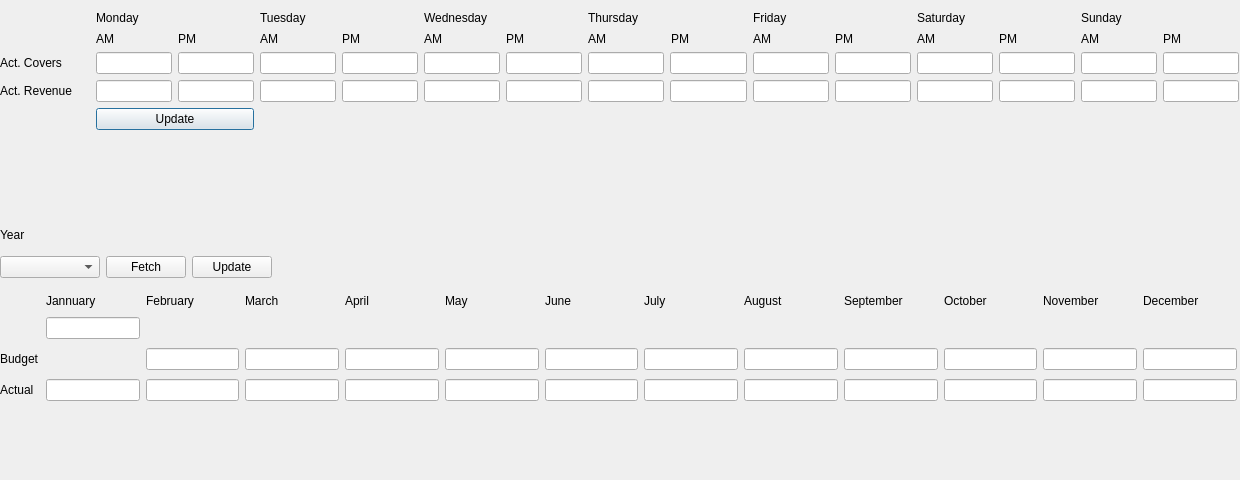
<?xml version="1.0" encoding="UTF-8"?>
<ui version="4.0">
 <class>Dialog</class>
 <widget class="QDialog" name="Dialog">
  <property name="geometry">
   <rect>
    <x>0</x>
    <y>0</y>
    <width>1240</width>
    <height>480</height>
   </rect>
  </property>
  <property name="windowTitle">
   <string>Dialog</string>
  </property>
  <widget class="QWidget" name="layoutWidget">
   <property name="geometry">
    <rect>
     <x>0</x>
     <y>10</y>
     <width>1239</width>
     <height>159</height>
    </rect>
   </property>
   <layout class="QGridLayout" name="gridLayout_7">
    <property name="sizeConstraint">
     <enum>QLayout::SetMinAndMaxSize</enum>
    </property>
    <item row="4" column="7">
     <layout class="QHBoxLayout" name="horizontalLayout_2">
      <item>
       <widget class="QLineEdit" name="dailyActualsSunAMRevenueBox"/>
      </item>
      <item>
       <widget class="QLineEdit" name="dailyActualsSunPMRevenueBox"/>
      </item>
     </layout>
    </item>
    <item row="3" column="3">
     <layout class="QHBoxLayout" name="horizontalLayout_13">
      <item>
       <widget class="QLineEdit" name="dailyActualsWedAMCoversBox"/>
      </item>
      <item>
       <widget class="QLineEdit" name="dailyActualsWedPMCoversBox"/>
      </item>
     </layout>
    </item>
    <item row="0" column="4">
     <widget class="QLabel" name="dailyActualsThurlbl">
      <property name="sizePolicy">
       <sizepolicy hsizetype="Preferred" vsizetype="Fixed">
        <horstretch>0</horstretch>
        <verstretch>0</verstretch>
       </sizepolicy>
      </property>
      <property name="maximumSize">
       <size>
        <width>16777215</width>
        <height>15</height>
       </size>
      </property>
      <property name="text">
       <string>Thursday</string>
      </property>
     </widget>
    </item>
    <item row="4" column="0">
     <widget class="QLabel" name="dailyActualsActRevlbl">
      <property name="minimumSize">
       <size>
        <width>90</width>
        <height>0</height>
       </size>
      </property>
      <property name="text">
       <string>Act. Revenue</string>
      </property>
      <property name="wordWrap">
       <bool>true</bool>
      </property>
     </widget>
    </item>
    <item row="3" column="1">
     <layout class="QHBoxLayout" name="horizontalLayout_17">
      <item>
       <widget class="QLineEdit" name="dailyActualsMonAMCoversBox"/>
      </item>
      <item>
       <widget class="QLineEdit" name="dailyActualsMonPMCoversBox">
        <property name="text">
         <string/>
        </property>
       </widget>
      </item>
     </layout>
    </item>
    <item row="0" column="7">
     <widget class="QLabel" name="dailyActualsSunlbl">
      <property name="sizePolicy">
       <sizepolicy hsizetype="Preferred" vsizetype="Fixed">
        <horstretch>0</horstretch>
        <verstretch>0</verstretch>
       </sizepolicy>
      </property>
      <property name="maximumSize">
       <size>
        <width>16777215</width>
        <height>15</height>
       </size>
      </property>
      <property name="text">
       <string>Sunday</string>
      </property>
     </widget>
    </item>
    <item row="4" column="6">
     <layout class="QHBoxLayout" name="horizontalLayout_7">
      <item>
       <widget class="QLineEdit" name="dailyActualsSatAMRevenueBox"/>
      </item>
      <item>
       <widget class="QLineEdit" name="dailyActualsSatPMRevenueBox"/>
      </item>
     </layout>
    </item>
    <item row="3" column="0">
     <widget class="QLabel" name="dailyActualsActCoverslbl">
      <property name="minimumSize">
       <size>
        <width>90</width>
        <height>0</height>
       </size>
      </property>
      <property name="text">
       <string>Act. Covers</string>
      </property>
      <property name="wordWrap">
       <bool>true</bool>
      </property>
     </widget>
    </item>
    <item row="3" column="2">
     <layout class="QHBoxLayout" name="horizontalLayout_15">
      <item>
       <widget class="QLineEdit" name="dailyActualsTueAMCoversBox"/>
      </item>
      <item>
       <widget class="QLineEdit" name="dailyActualsTuePMCoversBox"/>
      </item>
     </layout>
    </item>
    <item row="0" column="1">
     <widget class="QLabel" name="dailyActualsMonlbl">
      <property name="sizePolicy">
       <sizepolicy hsizetype="Preferred" vsizetype="Fixed">
        <horstretch>0</horstretch>
        <verstretch>0</verstretch>
       </sizepolicy>
      </property>
      <property name="maximumSize">
       <size>
        <width>16777215</width>
        <height>15</height>
       </size>
      </property>
      <property name="text">
       <string>Monday</string>
      </property>
     </widget>
    </item>
    <item row="2" column="3">
     <layout class="QHBoxLayout" name="horizontalLayout_27">
      <item>
       <widget class="QLabel" name="dailyActualsWedAMlbl">
        <property name="sizePolicy">
         <sizepolicy hsizetype="Preferred" vsizetype="Fixed">
          <horstretch>0</horstretch>
          <verstretch>0</verstretch>
         </sizepolicy>
        </property>
        <property name="maximumSize">
         <size>
          <width>16777215</width>
          <height>15</height>
         </size>
        </property>
        <property name="text">
         <string>AM</string>
        </property>
       </widget>
      </item>
      <item>
       <widget class="QLabel" name="dailyActualsWedPMlbl">
        <property name="sizePolicy">
         <sizepolicy hsizetype="Preferred" vsizetype="Fixed">
          <horstretch>0</horstretch>
          <verstretch>0</verstretch>
         </sizepolicy>
        </property>
        <property name="maximumSize">
         <size>
          <width>16777215</width>
          <height>15</height>
         </size>
        </property>
        <property name="text">
         <string>PM</string>
        </property>
       </widget>
      </item>
     </layout>
    </item>
    <item row="4" column="1">
     <layout class="QHBoxLayout" name="horizontalLayout_18">
      <item>
       <widget class="QLineEdit" name="dailyActualsMonAMRevenueBox"/>
      </item>
      <item>
       <widget class="QLineEdit" name="dailyActualsMonPMRevenueBox"/>
      </item>
     </layout>
    </item>
    <item row="0" column="2">
     <widget class="QLabel" name="dailyActualsTuelbl">
      <property name="sizePolicy">
       <sizepolicy hsizetype="Preferred" vsizetype="Fixed">
        <horstretch>0</horstretch>
        <verstretch>0</verstretch>
       </sizepolicy>
      </property>
      <property name="maximumSize">
       <size>
        <width>16777215</width>
        <height>15</height>
       </size>
      </property>
      <property name="text">
       <string>Tuesday</string>
      </property>
     </widget>
    </item>
    <item row="2" column="1">
     <layout class="QHBoxLayout" name="horizontalLayout_29">
      <property name="spacing">
       <number>6</number>
      </property>
      <property name="sizeConstraint">
       <enum>QLayout::SetMaximumSize</enum>
      </property>
      <item>
       <widget class="QLabel" name="dailyActualsMonAMlbl">
        <property name="sizePolicy">
         <sizepolicy hsizetype="Preferred" vsizetype="Fixed">
          <horstretch>0</horstretch>
          <verstretch>0</verstretch>
         </sizepolicy>
        </property>
        <property name="maximumSize">
         <size>
          <width>16777215</width>
          <height>15</height>
         </size>
        </property>
        <property name="text">
         <string>AM</string>
        </property>
       </widget>
      </item>
      <item>
       <widget class="QLabel" name="dailyActualsMonPMlbl">
        <property name="sizePolicy">
         <sizepolicy hsizetype="Preferred" vsizetype="Fixed">
          <horstretch>0</horstretch>
          <verstretch>0</verstretch>
         </sizepolicy>
        </property>
        <property name="maximumSize">
         <size>
          <width>16777215</width>
          <height>15</height>
         </size>
        </property>
        <property name="text">
         <string>PM</string>
        </property>
       </widget>
      </item>
     </layout>
    </item>
    <item row="4" column="3">
     <layout class="QHBoxLayout" name="horizontalLayout_14">
      <item>
       <widget class="QLineEdit" name="dailyActualsWedAMRevenueBox"/>
      </item>
      <item>
       <widget class="QLineEdit" name="dailyActualsWedPMRevenueBox"/>
      </item>
     </layout>
    </item>
    <item row="0" column="6">
     <widget class="QLabel" name="dailyActualsSatlbl">
      <property name="sizePolicy">
       <sizepolicy hsizetype="Preferred" vsizetype="Fixed">
        <horstretch>0</horstretch>
        <verstretch>0</verstretch>
       </sizepolicy>
      </property>
      <property name="maximumSize">
       <size>
        <width>16777215</width>
        <height>15</height>
       </size>
      </property>
      <property name="text">
       <string>Saturday</string>
      </property>
     </widget>
    </item>
    <item row="2" column="6">
     <layout class="QHBoxLayout" name="horizontalLayout_24">
      <item>
       <widget class="QLabel" name="dailyActualsSatAMlbl">
        <property name="sizePolicy">
         <sizepolicy hsizetype="Preferred" vsizetype="Fixed">
          <horstretch>0</horstretch>
          <verstretch>0</verstretch>
         </sizepolicy>
        </property>
        <property name="maximumSize">
         <size>
          <width>16777215</width>
          <height>15</height>
         </size>
        </property>
        <property name="text">
         <string>AM</string>
        </property>
       </widget>
      </item>
      <item>
       <widget class="QLabel" name="dailyActualsSatPMlbl">
        <property name="sizePolicy">
         <sizepolicy hsizetype="Preferred" vsizetype="Fixed">
          <horstretch>0</horstretch>
          <verstretch>0</verstretch>
         </sizepolicy>
        </property>
        <property name="maximumSize">
         <size>
          <width>16777215</width>
          <height>15</height>
         </size>
        </property>
        <property name="text">
         <string>PM</string>
        </property>
       </widget>
      </item>
     </layout>
    </item>
    <item row="2" column="4">
     <layout class="QHBoxLayout" name="horizontalLayout_26">
      <item>
       <widget class="QLabel" name="dailyActualsThurAMlbl">
        <property name="sizePolicy">
         <sizepolicy hsizetype="Preferred" vsizetype="Fixed">
          <horstretch>0</horstretch>
          <verstretch>0</verstretch>
         </sizepolicy>
        </property>
        <property name="maximumSize">
         <size>
          <width>16777215</width>
          <height>15</height>
         </size>
        </property>
        <property name="text">
         <string>AM</string>
        </property>
       </widget>
      </item>
      <item>
       <widget class="QLabel" name="dailyActualsThurPMlbl">
        <property name="sizePolicy">
         <sizepolicy hsizetype="Preferred" vsizetype="Fixed">
          <horstretch>0</horstretch>
          <verstretch>0</verstretch>
         </sizepolicy>
        </property>
        <property name="maximumSize">
         <size>
          <width>16777215</width>
          <height>15</height>
         </size>
        </property>
        <property name="text">
         <string>PM</string>
        </property>
       </widget>
      </item>
     </layout>
    </item>
    <item row="3" column="4">
     <layout class="QHBoxLayout" name="horizontalLayout_11">
      <item>
       <widget class="QLineEdit" name="dailyActualsThurAMCoversBox"/>
      </item>
      <item>
       <widget class="QLineEdit" name="dailyActualsThurPMCoversBox"/>
      </item>
     </layout>
    </item>
    <item row="3" column="5">
     <layout class="QHBoxLayout" name="horizontalLayout_10">
      <item>
       <widget class="QLineEdit" name="dailyActualsFriAMCoversBox"/>
      </item>
      <item>
       <widget class="QLineEdit" name="dailyActualsFriPMCoversBox"/>
      </item>
     </layout>
    </item>
    <item row="4" column="4">
     <layout class="QHBoxLayout" name="horizontalLayout_12">
      <item>
       <widget class="QLineEdit" name="dailyActualsThurAMRevenueBox"/>
      </item>
      <item>
       <widget class="QLineEdit" name="dailyActualsThurPMRevenueBox"/>
      </item>
     </layout>
    </item>
    <item row="2" column="2">
     <layout class="QHBoxLayout" name="horizontalLayout_28">
      <item>
       <widget class="QLabel" name="dailyActualsTueAMlbl">
        <property name="sizePolicy">
         <sizepolicy hsizetype="Preferred" vsizetype="Fixed">
          <horstretch>0</horstretch>
          <verstretch>0</verstretch>
         </sizepolicy>
        </property>
        <property name="maximumSize">
         <size>
          <width>16777215</width>
          <height>15</height>
         </size>
        </property>
        <property name="text">
         <string>AM</string>
        </property>
       </widget>
      </item>
      <item>
       <widget class="QLabel" name="dailyActualsTuePMlbl">
        <property name="sizePolicy">
         <sizepolicy hsizetype="Preferred" vsizetype="Fixed">
          <horstretch>0</horstretch>
          <verstretch>0</verstretch>
         </sizepolicy>
        </property>
        <property name="maximumSize">
         <size>
          <width>16777215</width>
          <height>15</height>
         </size>
        </property>
        <property name="text">
         <string>PM</string>
        </property>
       </widget>
      </item>
     </layout>
    </item>
    <item row="0" column="5">
     <widget class="QLabel" name="dailyActualsFriLbl">
      <property name="sizePolicy">
       <sizepolicy hsizetype="Preferred" vsizetype="Fixed">
        <horstretch>0</horstretch>
        <verstretch>0</verstretch>
       </sizepolicy>
      </property>
      <property name="maximumSize">
       <size>
        <width>16777215</width>
        <height>15</height>
       </size>
      </property>
      <property name="text">
       <string>Friday</string>
      </property>
     </widget>
    </item>
    <item row="2" column="5">
     <layout class="QHBoxLayout" name="horizontalLayout_25">
      <item>
       <widget class="QLabel" name="dailyActualsFriAMlbl">
        <property name="sizePolicy">
         <sizepolicy hsizetype="Preferred" vsizetype="Fixed">
          <horstretch>0</horstretch>
          <verstretch>0</verstretch>
         </sizepolicy>
        </property>
        <property name="maximumSize">
         <size>
          <width>16777215</width>
          <height>15</height>
         </size>
        </property>
        <property name="text">
         <string>AM</string>
        </property>
       </widget>
      </item>
      <item>
       <widget class="QLabel" name="dailyActualsFriPMlbl">
        <property name="sizePolicy">
         <sizepolicy hsizetype="Preferred" vsizetype="Fixed">
          <horstretch>0</horstretch>
          <verstretch>0</verstretch>
         </sizepolicy>
        </property>
        <property name="maximumSize">
         <size>
          <width>16777215</width>
          <height>15</height>
         </size>
        </property>
        <property name="text">
         <string>PM</string>
        </property>
       </widget>
      </item>
     </layout>
    </item>
    <item row="4" column="5">
     <layout class="QHBoxLayout" name="horizontalLayout_9">
      <item>
       <widget class="QLineEdit" name="dailyActualsFriAMRevenueBox"/>
      </item>
      <item>
       <widget class="QLineEdit" name="dailyActualsFriPMRevenueBox"/>
      </item>
     </layout>
    </item>
    <item row="3" column="7">
     <layout class="QHBoxLayout" name="horizontalLayout">
      <item>
       <widget class="QLineEdit" name="dailyActualsSunAMCoversBox"/>
      </item>
      <item>
       <widget class="QLineEdit" name="dailyActualsSunPMCoversBox"/>
      </item>
     </layout>
    </item>
    <item row="0" column="3">
     <widget class="QLabel" name="dailyActualsWedlbl">
      <property name="sizePolicy">
       <sizepolicy hsizetype="Preferred" vsizetype="Fixed">
        <horstretch>0</horstretch>
        <verstretch>0</verstretch>
       </sizepolicy>
      </property>
      <property name="maximumSize">
       <size>
        <width>16777215</width>
        <height>15</height>
       </size>
      </property>
      <property name="text">
       <string>Wednesday</string>
      </property>
     </widget>
    </item>
    <item row="3" column="6">
     <layout class="QHBoxLayout" name="horizontalLayout_4">
      <item>
       <widget class="QLineEdit" name="dailyActualsSatAMCoversBox"/>
      </item>
      <item>
       <widget class="QLineEdit" name="dailyActualsSatPMCoversBox"/>
      </item>
     </layout>
    </item>
    <item row="4" column="2">
     <layout class="QHBoxLayout" name="horizontalLayout_16">
      <item>
       <widget class="QLineEdit" name="dailyActualsTueAMRevenueBox"/>
      </item>
      <item>
       <widget class="QLineEdit" name="dailyActualsTuePMRevenueBox"/>
      </item>
     </layout>
    </item>
    <item row="5" column="1">
     <widget class="QPushButton" name="dailyActualsUpdateBUT">
      <property name="text">
       <string>Update</string>
      </property>
     </widget>
    </item>
    <item row="2" column="7">
     <layout class="QHBoxLayout" name="horizontalLayout_5">
      <item>
       <widget class="QLabel" name="dailyActualsSunAMlbl">
        <property name="sizePolicy">
         <sizepolicy hsizetype="Preferred" vsizetype="Fixed">
          <horstretch>0</horstretch>
          <verstretch>0</verstretch>
         </sizepolicy>
        </property>
        <property name="maximumSize">
         <size>
          <width>16777215</width>
          <height>15</height>
         </size>
        </property>
        <property name="text">
         <string>AM</string>
        </property>
       </widget>
      </item>
      <item>
       <widget class="QLabel" name="dailyActualsSunPMlbl">
        <property name="sizePolicy">
         <sizepolicy hsizetype="Preferred" vsizetype="Fixed">
          <horstretch>0</horstretch>
          <verstretch>0</verstretch>
         </sizepolicy>
        </property>
        <property name="maximumSize">
         <size>
          <width>16777215</width>
          <height>15</height>
         </size>
        </property>
        <property name="text">
         <string>PM</string>
        </property>
       </widget>
      </item>
     </layout>
    </item>
   </layout>
  </widget>
  <widget class="QWidget" name="layoutWidget_2">
   <property name="geometry">
    <rect>
     <x>0</x>
     <y>290</y>
     <width>1237</width>
     <height>116</height>
    </rect>
   </property>
   <layout class="QGridLayout" name="gridLayout_8">
    <item row="2" column="6">
     <widget class="QLineEdit" name="monthlyBudgetBudgetJuneBox">
      <property name="minimumSize">
       <size>
        <width>70</width>
        <height>0</height>
       </size>
      </property>
     </widget>
    </item>
    <item row="2" column="9">
     <widget class="QLineEdit" name="monthlyBudgetBudgetSpetBox">
      <property name="minimumSize">
       <size>
        <width>70</width>
        <height>0</height>
       </size>
      </property>
     </widget>
    </item>
    <item row="0" column="2">
     <widget class="QLabel" name="monthlyBudgetFeblbl">
      <property name="sizePolicy">
       <sizepolicy hsizetype="Preferred" vsizetype="Fixed">
        <horstretch>0</horstretch>
        <verstretch>0</verstretch>
       </sizepolicy>
      </property>
      <property name="maximumSize">
       <size>
        <width>16777215</width>
        <height>15</height>
       </size>
      </property>
      <property name="text">
       <string>February</string>
      </property>
     </widget>
    </item>
    <item row="0" column="12">
     <widget class="QLabel" name="monthlyBudgetDeclbl">
      <property name="sizePolicy">
       <sizepolicy hsizetype="Preferred" vsizetype="Fixed">
        <horstretch>0</horstretch>
        <verstretch>0</verstretch>
       </sizepolicy>
      </property>
      <property name="maximumSize">
       <size>
        <width>16777215</width>
        <height>15</height>
       </size>
      </property>
      <property name="text">
       <string>December</string>
      </property>
     </widget>
    </item>
    <item row="2" column="11">
     <widget class="QLineEdit" name="monthlyBudgetBudgetNovemberBox">
      <property name="minimumSize">
       <size>
        <width>70</width>
        <height>0</height>
       </size>
      </property>
     </widget>
    </item>
    <item row="3" column="11">
     <widget class="QLineEdit" name="November"/>
    </item>
    <item row="0" column="1">
     <widget class="QLabel" name="monthlyBudgetJanlbl">
      <property name="sizePolicy">
       <sizepolicy hsizetype="Preferred" vsizetype="Fixed">
        <horstretch>0</horstretch>
        <verstretch>0</verstretch>
       </sizepolicy>
      </property>
      <property name="maximumSize">
       <size>
        <width>16777215</width>
        <height>15</height>
       </size>
      </property>
      <property name="text">
       <string>Jannuary</string>
      </property>
     </widget>
    </item>
    <item row="2" column="5">
     <widget class="QLineEdit" name="monthlyBudgetBudgetMayBox">
      <property name="minimumSize">
       <size>
        <width>70</width>
        <height>0</height>
       </size>
      </property>
     </widget>
    </item>
    <item row="2" column="12">
     <widget class="QLineEdit" name="monthlyBudgetBudgetDecemberBox">
      <property name="minimumSize">
       <size>
        <width>70</width>
        <height>0</height>
       </size>
      </property>
     </widget>
    </item>
    <item row="3" column="12">
     <widget class="QLineEdit" name="monthlyBudgetActualDecBox"/>
    </item>
    <item row="3" column="8">
     <widget class="QLineEdit" name="monthlyBudgetActualAugustBox"/>
    </item>
    <item row="3" column="4">
     <widget class="QLineEdit" name="monthlyBudgetActualAprilBox"/>
    </item>
    <item row="3" column="7">
     <widget class="QLineEdit" name="monthlyBudgetActualJulyBox"/>
    </item>
    <item row="2" column="7">
     <widget class="QLineEdit" name="monthlyBudgetBudgetJulyBox">
      <property name="minimumSize">
       <size>
        <width>70</width>
        <height>0</height>
       </size>
      </property>
     </widget>
    </item>
    <item row="3" column="9">
     <widget class="QLineEdit" name="monthlyBudgetActualSeptBox"/>
    </item>
    <item row="2" column="3">
     <widget class="QLineEdit" name="monthlyBudgetBudgetMarchBox">
      <property name="minimumSize">
       <size>
        <width>70</width>
        <height>0</height>
       </size>
      </property>
     </widget>
    </item>
    <item row="3" column="10">
     <widget class="QLineEdit" name="monthlyBudgetActualOctoberBox"/>
    </item>
    <item row="0" column="5">
     <widget class="QLabel" name="monthlyBudgetMaylbl">
      <property name="sizePolicy">
       <sizepolicy hsizetype="Preferred" vsizetype="Fixed">
        <horstretch>0</horstretch>
        <verstretch>0</verstretch>
       </sizepolicy>
      </property>
      <property name="maximumSize">
       <size>
        <width>16777215</width>
        <height>15</height>
       </size>
      </property>
      <property name="text">
       <string>May</string>
      </property>
     </widget>
    </item>
    <item row="0" column="7">
     <widget class="QLabel" name="monthlyBudgetJullbl">
      <property name="sizePolicy">
       <sizepolicy hsizetype="Preferred" vsizetype="Fixed">
        <horstretch>0</horstretch>
        <verstretch>0</verstretch>
       </sizepolicy>
      </property>
      <property name="maximumSize">
       <size>
        <width>16777215</width>
        <height>15</height>
       </size>
      </property>
      <property name="text">
       <string>July</string>
      </property>
     </widget>
    </item>
    <item row="2" column="10">
     <widget class="QLineEdit" name="monthlyBudgetBudgetOctoberBox">
      <property name="minimumSize">
       <size>
        <width>70</width>
        <height>0</height>
       </size>
      </property>
     </widget>
    </item>
    <item row="0" column="9">
     <widget class="QLabel" name="monthlyBudgetSeplbl">
      <property name="sizePolicy">
       <sizepolicy hsizetype="Preferred" vsizetype="Fixed">
        <horstretch>0</horstretch>
        <verstretch>0</verstretch>
       </sizepolicy>
      </property>
      <property name="maximumSize">
       <size>
        <width>16777215</width>
        <height>15</height>
       </size>
      </property>
      <property name="text">
       <string>September</string>
      </property>
     </widget>
    </item>
    <item row="3" column="6">
     <widget class="QLineEdit" name="monthlyBudgetActualJuneBox"/>
    </item>
    <item row="0" column="10">
     <widget class="QLabel" name="monthlyBudgetOctlbl">
      <property name="sizePolicy">
       <sizepolicy hsizetype="Preferred" vsizetype="Fixed">
        <horstretch>0</horstretch>
        <verstretch>0</verstretch>
       </sizepolicy>
      </property>
      <property name="maximumSize">
       <size>
        <width>16777215</width>
        <height>15</height>
       </size>
      </property>
      <property name="text">
       <string>October</string>
      </property>
     </widget>
    </item>
    <item row="0" column="3">
     <widget class="QLabel" name="monthlyBudgetMarchlbl">
      <property name="sizePolicy">
       <sizepolicy hsizetype="Preferred" vsizetype="Fixed">
        <horstretch>0</horstretch>
        <verstretch>0</verstretch>
       </sizepolicy>
      </property>
      <property name="maximumSize">
       <size>
        <width>16777215</width>
        <height>15</height>
       </size>
      </property>
      <property name="text">
       <string>March</string>
      </property>
     </widget>
    </item>
    <item row="2" column="0">
     <widget class="QLabel" name="monthlyBudgetBudgetlbl">
      <property name="text">
       <string>Budget</string>
      </property>
     </widget>
    </item>
    <item row="3" column="3">
     <widget class="QLineEdit" name="monthlyBudgetActualMarchBox"/>
    </item>
    <item row="2" column="4">
     <widget class="QLineEdit" name="monthlyBudgetBudgetAprilBox">
      <property name="minimumSize">
       <size>
        <width>70</width>
        <height>0</height>
       </size>
      </property>
     </widget>
    </item>
    <item row="0" column="4">
     <widget class="QLabel" name="monthlyBudgetAprillbl">
      <property name="sizePolicy">
       <sizepolicy hsizetype="Preferred" vsizetype="Fixed">
        <horstretch>0</horstretch>
        <verstretch>0</verstretch>
       </sizepolicy>
      </property>
      <property name="maximumSize">
       <size>
        <width>16777215</width>
        <height>15</height>
       </size>
      </property>
      <property name="text">
       <string>April</string>
      </property>
     </widget>
    </item>
    <item row="3" column="1">
     <widget class="QLineEdit" name="monthlyBudgetActualJanuaryBox"/>
    </item>
    <item row="0" column="6">
     <widget class="QLabel" name="monthlyBudgetJunlbl">
      <property name="sizePolicy">
       <sizepolicy hsizetype="Preferred" vsizetype="Fixed">
        <horstretch>0</horstretch>
        <verstretch>0</verstretch>
       </sizepolicy>
      </property>
      <property name="maximumSize">
       <size>
        <width>16777215</width>
        <height>15</height>
       </size>
      </property>
      <property name="text">
       <string>June</string>
      </property>
     </widget>
    </item>
    <item row="3" column="5">
     <widget class="QLineEdit" name="monthlyBudgetActualMayBox"/>
    </item>
    <item row="3" column="0">
     <widget class="QLabel" name="monthlyBudgetActuallbl">
      <property name="text">
       <string>Actual</string>
      </property>
     </widget>
    </item>
    <item row="2" column="2">
     <widget class="QLineEdit" name="monthlyBudgetBudgetFebBox">
      <property name="minimumSize">
       <size>
        <width>70</width>
        <height>0</height>
       </size>
      </property>
     </widget>
    </item>
    <item row="0" column="11">
     <widget class="QLabel" name="monthlyBudgetNovlbl">
      <property name="sizePolicy">
       <sizepolicy hsizetype="Preferred" vsizetype="Fixed">
        <horstretch>0</horstretch>
        <verstretch>0</verstretch>
       </sizepolicy>
      </property>
      <property name="maximumSize">
       <size>
        <width>16777215</width>
        <height>15</height>
       </size>
      </property>
      <property name="text">
       <string>November</string>
      </property>
     </widget>
    </item>
    <item row="0" column="8">
     <widget class="QLabel" name="monthlyBudgetAuglbl">
      <property name="sizePolicy">
       <sizepolicy hsizetype="Preferred" vsizetype="Fixed">
        <horstretch>0</horstretch>
        <verstretch>0</verstretch>
       </sizepolicy>
      </property>
      <property name="maximumSize">
       <size>
        <width>16777215</width>
        <height>15</height>
       </size>
      </property>
      <property name="text">
       <string>August</string>
      </property>
     </widget>
    </item>
    <item row="3" column="2">
     <widget class="QLineEdit" name="monthlyBudgetActualFebruaryBox"/>
    </item>
    <item row="2" column="8">
     <widget class="QLineEdit" name="monthlyBudgetBudgetAugustBox">
      <property name="minimumSize">
       <size>
        <width>70</width>
        <height>0</height>
       </size>
      </property>
     </widget>
    </item>
    <item row="1" column="1">
     <widget class="QLineEdit" name="monthlyBudgetBudgetJanBox">
      <property name="minimumSize">
       <size>
        <width>70</width>
        <height>0</height>
       </size>
      </property>
     </widget>
    </item>
   </layout>
  </widget>
  <widget class="QWidget" name="layoutWidget_3">
   <property name="geometry">
    <rect>
     <x>0</x>
     <y>220</y>
     <width>1239</width>
     <height>68</height>
    </rect>
   </property>
   <layout class="QGridLayout" name="gridLayout_9">
    <item row="1" column="1">
     <widget class="QComboBox" name="monthlyBudgetYearCombo">
      <property name="sizePolicy">
       <sizepolicy hsizetype="Fixed" vsizetype="Fixed">
        <horstretch>0</horstretch>
        <verstretch>0</verstretch>
       </sizepolicy>
      </property>
      <property name="minimumSize">
       <size>
        <width>100</width>
        <height>0</height>
       </size>
      </property>
     </widget>
    </item>
    <item row="1" column="4">
     <spacer name="horizontalSpacer_2">
      <property name="orientation">
       <enum>Qt::Horizontal</enum>
      </property>
      <property name="sizeHint" stdset="0">
       <size>
        <width>40</width>
        <height>20</height>
       </size>
      </property>
     </spacer>
    </item>
    <item row="0" column="1">
     <widget class="QLabel" name="monthlyBudgetYearlbl">
      <property name="sizePolicy">
       <sizepolicy hsizetype="Preferred" vsizetype="Fixed">
        <horstretch>0</horstretch>
        <verstretch>0</verstretch>
       </sizepolicy>
      </property>
      <property name="text">
       <string>Year</string>
      </property>
     </widget>
    </item>
    <item row="1" column="2">
     <widget class="QPushButton" name="monthlyBudgetFetchBUT">
      <property name="text">
       <string>Fetch</string>
      </property>
     </widget>
    </item>
    <item row="1" column="3">
     <widget class="QPushButton" name="monthlyBudgetUpdateBUT">
      <property name="text">
       <string>Update</string>
      </property>
     </widget>
    </item>
   </layout>
  </widget>
 </widget>
 <resources/>
 <connections/>
</ui>
